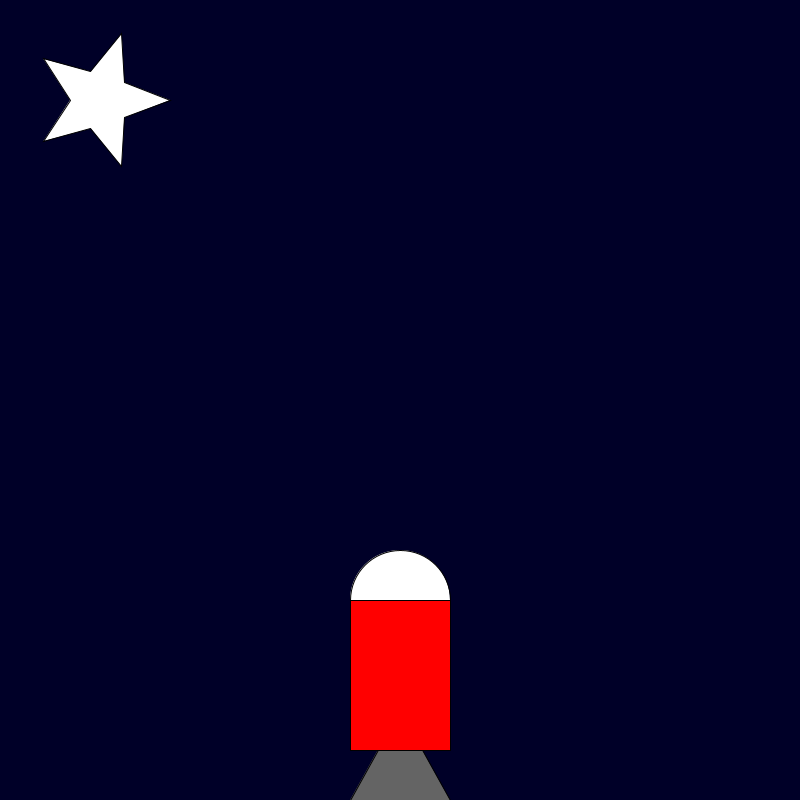
Frame 1 (no input)
Frame 60 (the mouse pressed at the canvas centre just before this capture): identical to frame 1, image omitted
Frame 120 (the mouse held since frame 60 and released just before this capture): identical to frame 1, image omitted

The Processing sketch that drew this single still picture (run headless with seeded random() and noise(); from frame 60 on, the mouse is pressed at the canvas centre):

// Processing sketch: rocket_ship
// ── rocket_ship.pde
int x = 400; 
int y = 700; 
int moveY = 600;
void setup() {

    background(0, 0, 40); size(800, 800);
star(0, 0, 30, 70, 5); 


}

void draw() {
background(0, 0, 40);
fill( #FFFFFF);
star(100, 100, 30, 70, 5);
    fill(random(255), 0, 0);
    ellipse(x, y + 130, 90, 90);
    fill(248, 128, 0);
    ellipse(x, y + 115, 70, 70);
    fill(255, 153, 0);
    ellipse(x, y + 95, 35, 35);
    fill(100, 100, 100);
    triangle(x, y + 10, x + 50, y + 100, x - 50, y + 100);
    fill(#FFFFFF);
    circle(400,moveY,100);
    fill(#FF0000);
    rect(350,moveY,100,150);

if(keyPressed == true){
y-=5;
moveY -=5;
}

}
void star(float x, float y, float radius1, float radius2, int npoints) {
  float angle = TWO_PI / npoints;
  float halfAngle = angle/2.0;
  beginShape();
  for (float a = 0; a < TWO_PI; a += angle) {
    float sx = x + cos(a) * radius2;
    float sy = y + sin(a) * radius2;
    vertex(sx, sy);
    sx = x + cos(a+halfAngle) * radius1;
    sy = y + sin(a+halfAngle) * radius1;
    vertex(sx, sy);
  }
  endShape(CLOSE);
}
